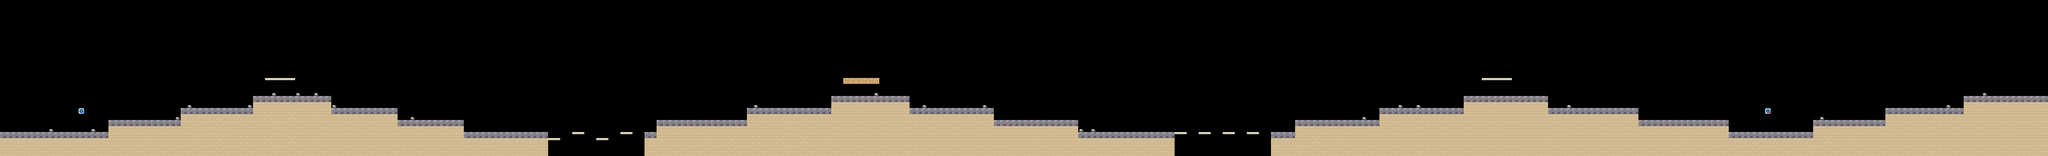

Below is a game level as drawn by its tile map, then a one-line description and the .tmx that defines it (tile-layer data replaced by summaries):
An orthogonal 340x26 tile map with 32x32 px tiles, 5 tile layers (background, terrain, blocks, collectibles, ...) and 39 objects (10x enemy, 4x coin, 4x decor, 3x sign, 3x page, ...).

<map version="1.10" tiledversion="1.10.2" orientation="orthogonal" renderorder="right-down" width="340" height="26" tilewidth="32" tileheight="32" infinite="0" nextlayerid="8" nextobjectid="40">
 <properties>
  <property name="name" value="The Starlit Summit" />
  <property name="subtitle" value="Wind, flying carpets and the final climb" />
  <property name="theme" value="mountain" />
  <property name="music" value="mountain" />
  <property name="par_time" type="int" value="310" />
  <property name="difficulty" type="int" value="6" />
 </properties>
 <tileset firstgid="1" source="tileset.tsx" />
 <layer id="1" name="background" width="340" height="26">
  <data>[8840 cells, 0 non-empty, 0 distinct tile ids]</data>
 </layer>
 <layer id="2" name="terrain" width="340" height="26">
  <data>[8840 cells, 2140 non-empty, 3 distinct tile ids]</data>
 </layer>
 <layer id="3" name="blocks" width="340" height="26">
  <data>[8840 cells, 8 non-empty, 3 distinct tile ids]</data>
 </layer>
 <layer id="4" name="collectibles" width="340" height="26">
  <data>[8840 cells, 0 non-empty, 0 distinct tile ids]</data>
 </layer>
 <layer id="5" name="decorations" width="340" height="26">
  <data>[8840 cells, 23 non-empty, 1 distinct tile ids]</data>
 </layer>
 <objectgroup id="7" name="entities">
  <object id="1" name="" type="backdrop" x="10400" y="192" width="480" height="384">
   <properties>
    <property name="style" value="court_arcade" />
   </properties>
  </object>
  <object id="2" name="" type="backdrop" x="3936" y="192" width="992" height="448">
   <properties>
    <property name="style" value="cave" />
   </properties>
  </object>
  <object id="3" name="" type="sign" x="224" y="672" width="32" height="32">
   <properties>
    <property name="text" value="The final ascent begins under the moon.&#10;Use everything you have learned.&#10;Lanterns mark sheltered resting places." />
   </properties>
  </object>
  <object id="4" name="" type="enemy" x="800" y="448" width="32" height="32">
   <properties>
    <property name="kind" value="bat" />
    <property name="edge_aware" type="bool" value="true" />
    <property name="patrol_tiles" type="int" value="2" />
   </properties>
  </object>
  <object id="5" name="" type="enemy" x="1248" y="448" width="32" height="32">
   <properties>
    <property name="kind" value="jinn" />
    <property name="edge_aware" type="bool" value="true" />
    <property name="patrol_tiles" type="int" value="2" />
   </properties>
  </object>
  <object id="6" name="" type="page" x="1504" y="384" width="32" height="32">
   <properties>
    <property name="index" type="int" value="0" />
   </properties>
  </object>
  <object id="7" name="" type="wind" x="992" y="256" width="800" height="384">
   <properties>
    <property name="strength" type="int" value="75" />
    <property name="on" type="int" value="2" />
    <property name="off" type="int" value="2" />
   </properties>
  </object>
  <object id="8" name="" type="enemy" x="1920" y="544" width="32" height="32">
   <properties>
    <property name="kind" value="hedgehog" />
    <property name="edge_aware" type="bool" value="true" />
    <property name="patrol_tiles" type="int" value="2" />
   </properties>
  </object>
  <object id="9" name="" type="checkpoint" x="2560" y="640" width="32" height="64" />
  <object id="10" name="" type="sign" x="2688" y="672" width="32" height="32">
   <properties>
    <property name="text" value="The carpet waits for you. Stay aboard!&#10;If you fall, the lower ledges&#10;let you climb back out of the ravine." />
   </properties>
  </object>
  <object id="11" name="" type="carpet" x="2848" y="672">
   <properties>
    <property name="carpet_width" type="int" value="96" />
    <property name="speed" type="int" value="120" />
   </properties>
   <polyline points="0,0 224,-128 448,-96 672,-32" />
  </object>
  <object id="12" name="" type="enemy" x="3744" y="608" width="32" height="32">
   <properties>
    <property name="kind" value="jar" />
    <property name="edge_aware" type="bool" value="true" />
    <property name="patrol_tiles" type="int" value="2" />
   </properties>
  </object>
  <object id="13" name="" type="enemy" x="4224" y="384" width="32" height="32">
   <properties>
    <property name="kind" value="bat" />
    <property name="edge_aware" type="bool" value="true" />
    <property name="patrol_tiles" type="int" value="2" />
   </properties>
  </object>
  <object id="14" name="" type="page" x="4576" y="384" width="32" height="32">
   <properties>
    <property name="index" type="int" value="1" />
   </properties>
  </object>
  <object id="15" name="" type="enemy" x="5088" y="448" width="32" height="32">
   <properties>
    <property name="kind" value="ghul" />
    <property name="edge_aware" type="bool" value="true" />
    <property name="patrol_tiles" type="int" value="2" />
   </properties>
  </object>
  <object id="16" name="" type="checkpoint" x="5888" y="640" width="32" height="64" />
  <object id="17" name="" type="sign" x="6016" y="672" width="32" height="32">
   <properties>
    <property name="text" value="Face the spirits to hold them still.&#10;Save your slash for bats and jinn." />
   </properties>
  </object>
  <object id="18" name="" type="pendulum" x="6240" y="448" width="64" height="192">
   <properties>
    <property name="amplitude" type="int" value="25" />
    <property name="platform_width" type="int" value="80" />
   </properties>
  </object>
  <object id="19" name="" type="wind" x="6976" y="288" width="992" height="384">
   <properties>
    <property name="strength" type="int" value="-90" />
    <property name="on" type="float" value="2.2" />
    <property name="off" type="float" value="1.8" />
   </properties>
  </object>
  <object id="20" name="" type="enemy" x="7168" y="512" width="32" height="32">
   <properties>
    <property name="kind" value="jinn" />
    <property name="edge_aware" type="bool" value="true" />
    <property name="patrol_tiles" type="int" value="2" />
   </properties>
  </object>
  <object id="21" name="" type="enemy" x="7552" y="384" width="32" height="32">
   <properties>
    <property name="kind" value="bat" />
    <property name="edge_aware" type="bool" value="true" />
    <property name="patrol_tiles" type="int" value="2" />
   </properties>
  </object>
  <object id="22" name="" type="page" x="7968" y="384" width="32" height="32">
   <properties>
    <property name="index" type="int" value="2" />
   </properties>
  </object>
  <object id="23" name="" type="checkpoint" x="8992" y="576" width="32" height="64" />
  <object id="24" name="" type="enemy" x="9728" y="608" width="32" height="32">
   <properties>
    <property name="kind" value="hedgehog" />
    <property name="edge_aware" type="bool" value="true" />
    <property name="patrol_tiles" type="int" value="2" />
   </properties>
  </object>
  <object id="25" name="" type="enemy" x="10176" y="448" width="32" height="32">
   <properties>
    <property name="kind" value="jinn" />
    <property name="edge_aware" type="bool" value="true" />
    <property name="patrol_tiles" type="int" value="2" />
   </properties>
  </object>
  <object id="26" name="" type="coin" x="10496" y="448" width="32" height="32" />
  <object id="27" name="" type="coin" x="10560" y="448" width="32" height="32" />
  <object id="28" name="" type="coin" x="10624" y="448" width="32" height="32" />
  <object id="29" name="" type="coin" x="10688" y="448" width="32" height="32" />
  <object id="30" name="" type="player_spawn" x="96" y="672" width="32" height="32" />
  <object id="31" name="" type="goal" x="10720" y="480" width="32" height="32">
   <properties>
    <property name="style" value="sword" />
   </properties>
  </object>
  <object id="32" name="" type="spikes" x="8416" y="544" width="32" height="32" />
  </objectgroup>
</map>
<!-- 7 of 39 objects omitted -->
